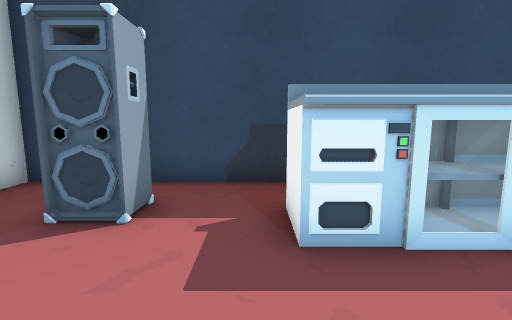
view 1 (above)

16 first-person views from a walk through a Unity game level. The camera is 0.72 m above the floor, tilts 8° down and sees 85° across. The floor is counted in squares, 0.5 m on a side. Each view is taken from the middle of a square. On the plan, view 1 faces up. The plan holds only what a view shows up to about 14 squares ahead; the rest is blank. The place goes on beyond the plan. The player is left out. Some animated figures are not drawn. Some surface patterns are stand-ins.

view 2
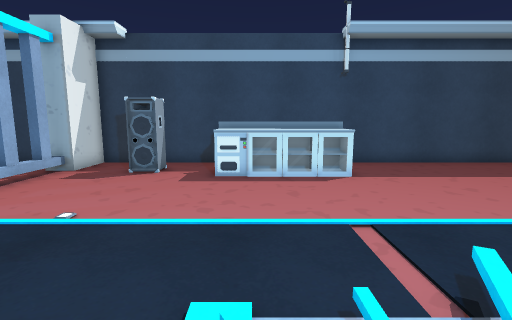

view 3
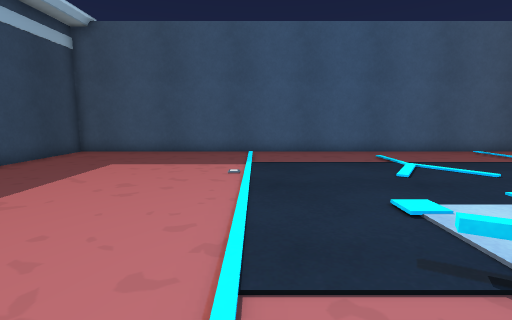

view 4
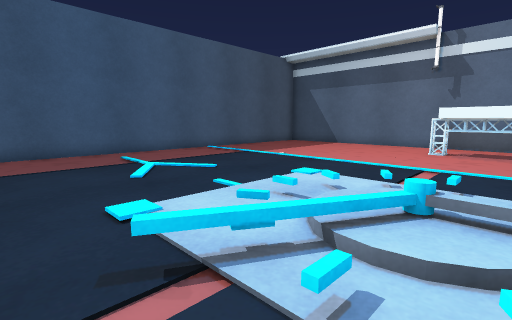

view 5
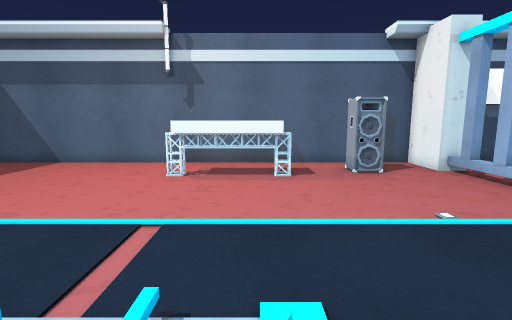

view 6
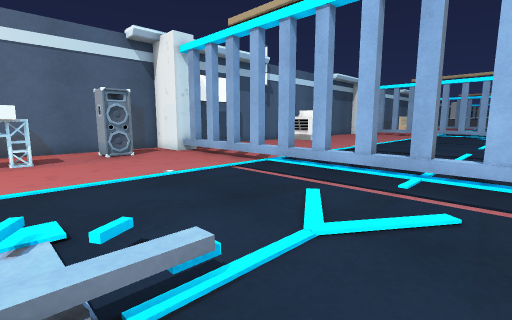

view 7
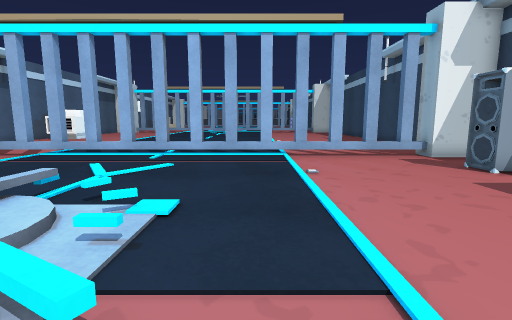

view 8
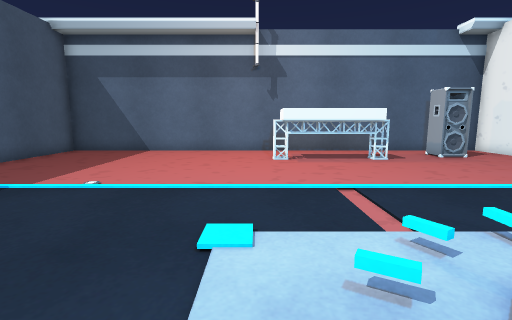

view 9
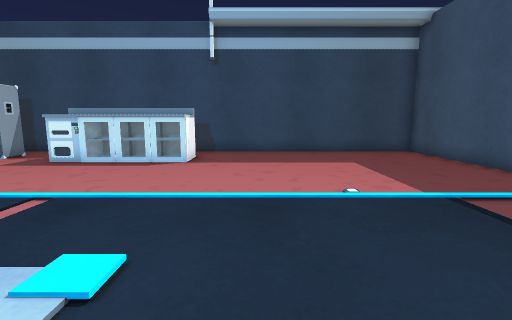

view 10
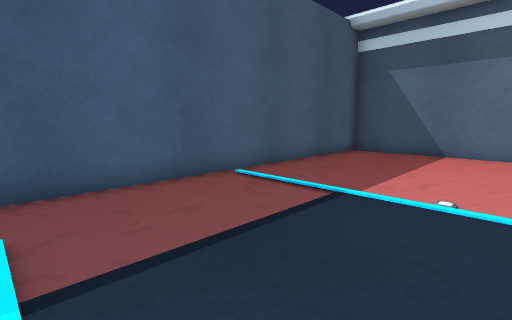

view 11
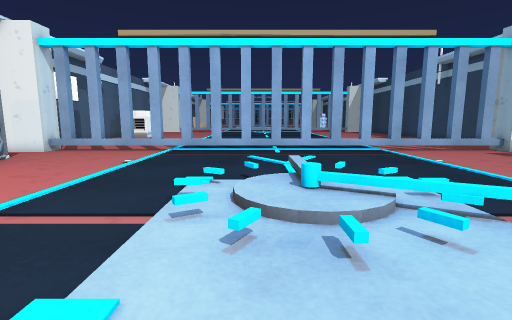

view 12
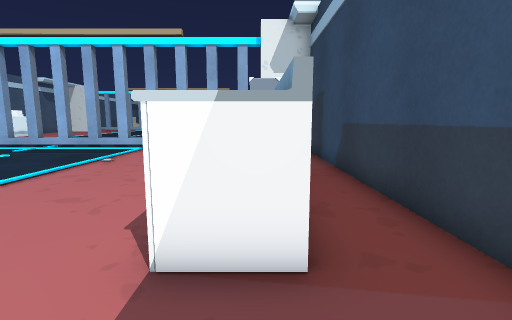

view 13
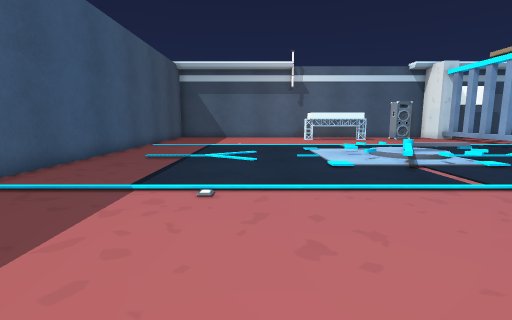

view 14
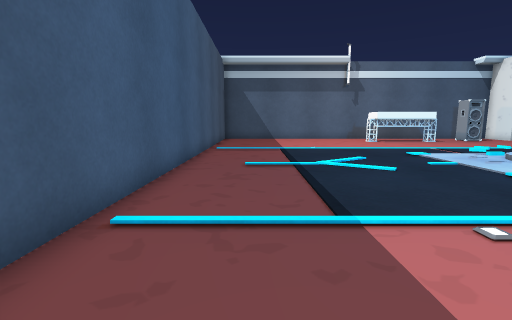

view 15
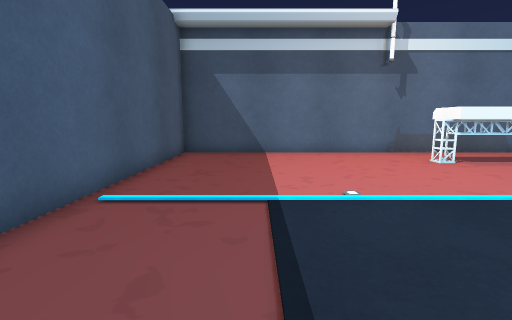

view 16
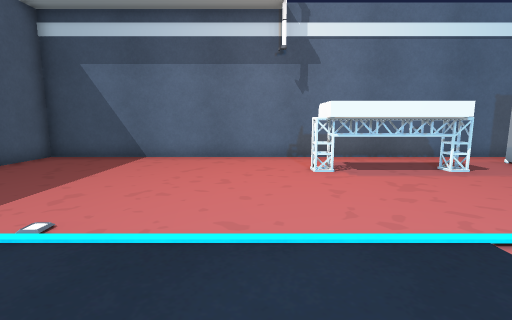

### Floor plan
Key: @ floor where view 1 was taken; # wall or solid block; x gap in a wall; . main floor; : floor 0.05 m higher than the main floor; / step, stairs or slope; = window, fence, low wall or low ledge; ^ raised ledge; O other object.
Columns run from 7 left of view 1 to 16 right of it. Each row starts with its distance up from view 1.
  7  #######################
  6  #.....................#
  5 OO..OO.................#
  4 OO..OO..^^^^^..........#
  3 .^......^=^==..........#
  2 .#.....................#
  1 .^.....................#
  0 .^.....@...............#
 -1 .#.....................#
 -2 .^.....................#
 -3 .^.....................#
 -4 .#..........O..........#
 -5 .^.......//O::.........#
 -6 .^....../    :.........#
 -7 :x:...::O/    :...:::..#
 -8 .^....../     .........#
 -9 .^.......     .........#
-10 .#.....................#
-11 .^.....................#
-12 .^.....................#
-13 .#.....................#
-14 .^.....................#
-15 .^.....................#
-16 .#.....................#
-17 .^......^^^^^..........#
-18 OO..OO..^^^^^..........#
-19 OO..OO.................#
-20  #.....................#
-21  #######################

Positions as (right, up) in squares from view 1, and headings:
1: (0, 0), facing up
2: (2, -7), facing up
3: (2, -2), facing right
4: (2, -3), facing down-right
5: (2, -7), facing down
6: (2, -5), facing down-left
7: (6, -3), facing left
8: (6, -6), facing down
9: (8, -7), facing up
10: (9, -7), facing down-right
11: (8, -8), facing left
12: (8, 4), facing left
13: (9, 4), facing down
14: (13, 2), facing down
15: (12, -7), facing down
16: (7, -9), facing down
